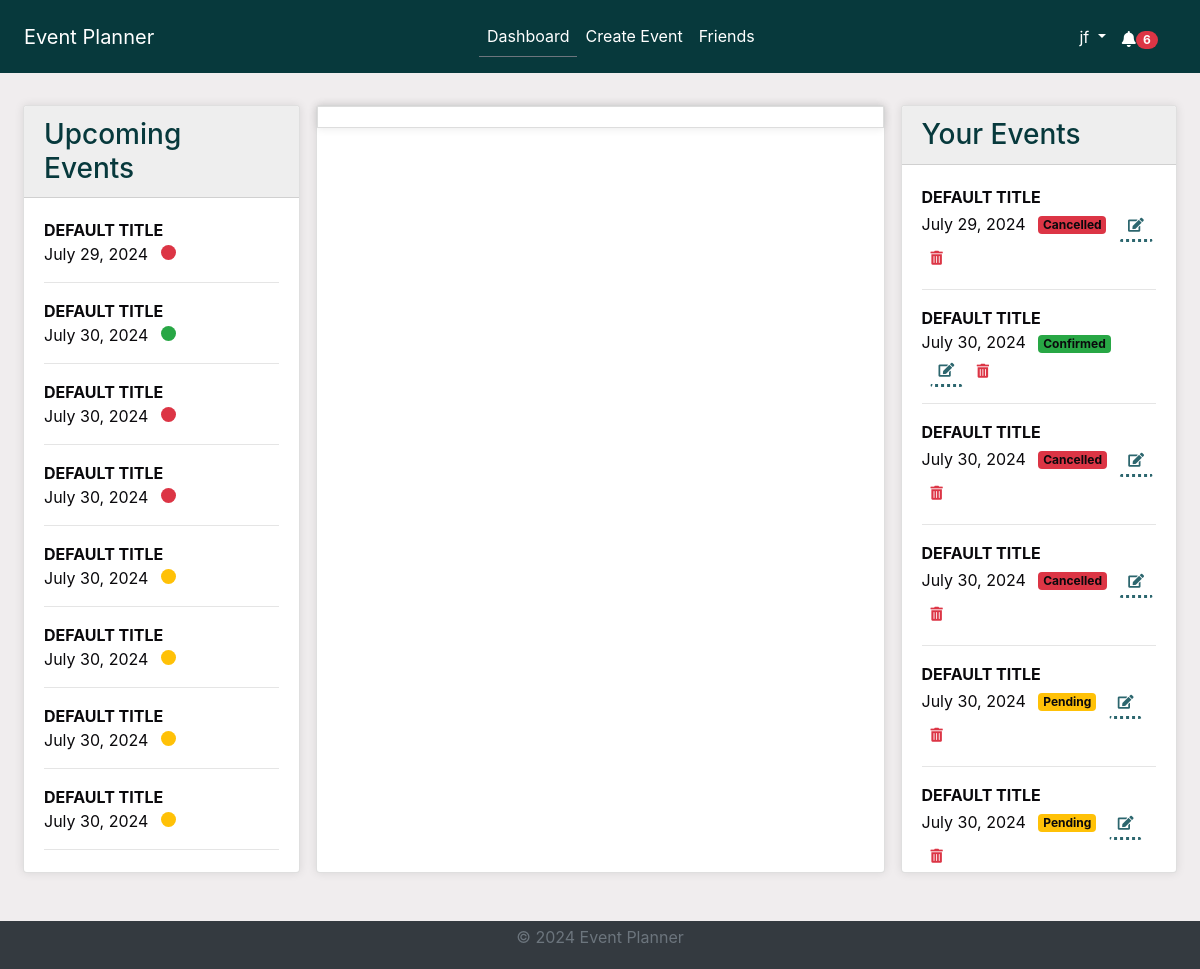
Screenshot of /dashboard/ (signed in) with the database file from the repository.
### events/models.py (models this page shows, shortened)
class Event(models.Model):
    STATUS_CHOICES = [
        ("Pending", "Pending"),
        ("Confirmed", "Confirmed"),
        ("Cancelled", "Cancelled"),
    ]
    title = models.CharField(max_length=100)
    description = models.TextField()
    location = models.CharField(max_length=255)
    created_by = models.ForeignKey(User, on_delete=models.CASCADE)
    proposed_date = models.DateTimeField()
    finalized_date = models.DateTimeField(null=True, blank=True)
    status = models.CharField(
        max_length=20, choices=STATUS_CHOICES, default="Pending"
    )
    created_at = models.DateTimeField(auto_now_add=True)
    updated_at = models.DateTimeField(auto_now=True)

### accounts/views.py (the view)
# urls.py: path("dashboard/", views.dashboard, name="dashboard"),
@login_required
def dashboard(request):
    current_user = request.user
    current_datetime = timezone.now()
    user_created_events = Event.objects.filter(
        created_by=current_user
    ).order_by("proposed_date")
    invited_events = Event.objects.filter(
        invitations__user=current_user
    ).order_by("proposed_date")
    all_events = (
        (user_created_events | invited_events)
        .distinct()
        .order_by("proposed_date")
    )
    upcoming_events = all_events.filter(proposed_date__gte=current_datetime)
    upcoming_events_with_read_status = []
    for event in upcoming_events:
        invitation = Invitation.objects.filter(
            event=event, user=current_user
        ).first()
        unread = invitation.read == False if invitation else False
        response_status = invitation.status if invitation else None
        upcoming_events_with_read_status.append(
            {
                "event": event,
                "unread": unread,
                "response_status": response_status,
            }
        )
    all_events_with_status = []
    for event in all_events:
        invitation = Invitation.objects.filter(
            event=event, user=current_user
        ).first()
        response_status = invitation.status if invitation else None
        all_events_with_status.append(
            {"event": event, "response_status": response_status}
        )
    context = {
        "upcoming_events_with_read_status": upcoming_events_with_read_status,
        "user_events": user_created_events,  # List of events created by the user
        "all_events_with_status": all_events_with_status,  # List of all events for the calendar
    }
    return render(request, "accounts/dashboard.html", context)

### accounts/context_processors.py (called while the page is built)
def google_api_key(request):
    return {"GOOGLE_API_KEY": os.getenv("GOOGLE_API_KEY")}

### notifications/context_processors.py (called while the page is built)
def notifications(request):
    if request.user.is_authenticated:
        all_unread_notifications = Notification.objects.filter(
            user=request.user, read=False
        ).order_by("-created_at")
        unread_count = all_unread_notifications.count()
        recent_unread_notifications = all_unread_notifications[:8]
        return {
            "recent_unread_notifications": recent_unread_notifications,
            "unread_count": unread_count,
        }
    return {}

### accounts/templates/accounts/dashboard.html (shortened to what this page needs)
{% extends 'base.html' %}
{% block content %}
<div class="container-fluid">
    <div class="row d-flex">
        <div class="col-lg-3 d-flex flex-column scrollable-column">
            <div class="card mt-2 mb-2 flex-grow-1">
                <div class="card-header bg-primary text-white">
                    <h3 class="mb-0">Upcoming Events</h3>
                </div>
                <div class="card-body overflow-auto">
                    <ul class="list-unstyled">
                        {% for item in upcoming_events_with_read_status %}
                            <li class="{% if item.response_status == 'Declined' %}text-muted-declined{% endif %}">
                                <strong ><a href="{% url 'event_details' item.event.id %}" class="event-link">{{ item.event.title|upper }}</a></strong>
                                <br>
                                {{ item.event.proposed_date|date:"F j, Y" }}
                                <span id="badge-icon" class="badge badge-{{ item.event.status|lower }} ml-2"> </span>
                            </li>
                            <hr>
                        {% empty %}
                            <li>No upcoming events.</li>
                        {% endfor %}
                    </ul>
                </div>
            </div>
        </div>
        <div class="col-lg-6 d-flex flex-column">
            <div class="card mt-2 mb-2 flex-grow-1">
                <div>
                    <div id="calendar"></div>
                </div>
            </div>
        </div>
        <div class="col-lg-3 d-flex flex-column scrollable-column">
            <div class="card mt-2 mb-2 flex-grow-1">
                <div class="card-header bg-primary text-white">
                    <h3 class="mb-0">Your Events</h3>
                </div>
                <div class="card-body overflow-auto">
                    <ul class="list-unstyled">
                        {% for event in user_events %}
                            <li>
                                <strong><a href="{% url 'event_details' event.id %}" class="event-link">{{ event.title|upper }}</a></strong>
                                <br>
                                {{ event.proposed_date|date:"F j, Y" }}
                                <span class="badge badge-{{ event.status|lower }} ml-2">{{ event.status }}</span>
                                <a href="{% url 'edit_event' event.id %}" class="btn btn-sm btn-outline-primary ml-2"><i class="fas fa-edit"></i></a>
                                <button class="btn btn-sm btn-outline-danger delete-btn" data-event-id="{{ event.id }}"><i class="fas fa-trash-alt"></i></button>
                            </li>
                            <hr>
                        {% empty %}
                            <li>You have not created any events.</li>
                        {% endfor %}
                    </ul>
                </div>
            </div>
        </div>
    </div>
</div>
{% endblock %}

### templates/base.html (shortened to what this page needs)
<!DOCTYPE html>
<html lang="en">
<head>
    {% load static %}
    <link rel="stylesheet" href="https://stackpath.bootstrapcdn.com/bootstrap/4.5.2/css/bootstrap.min.css">
    <link rel="stylesheet" href="{% static 'css/styles.css' %}">
    <link rel="stylesheet" href="https://cdnjs.cloudflare.com/ajax/libs/font-awesome/5.15.4/css/all.min.css">
    <link rel="stylesheet" href="https://cdnjs.cloudflare.com/ajax/libs/fullcalendar/3.10.2/fullcalendar.min.css" />
</head>
<body class="c-app">
    <header class="c-header c-header-light c-header-fixed">
        <nav class="navbar navbar-expand-lg navbar-light">
            <a class="navbar-brand" href="{% url 'home' %}">Event Planner</a>
            <div class="collapse navbar-collapse" id="navbarSupportedContent">
                {% if user.is_authenticated %}
                <ul class="navbar-nav mx-auto">
                    <li class="nav-item {% if request.resolver_match.url_name == 'dashboard' %}active{% endif %}">
                        <a class="nav-link" href="{% url 'dashboard' %}">Dashboard</a>
                    </li>
                    <li class="nav-item {% if request.resolver_match.url_name == 'create_event' %}active{% endif %}">
                        <a class="nav-link" href="{% url 'create_event' %}">Create Event</a>
                    </li>
                    <li class="nav-item {% if request.resolver_match.url_name == 'friends_page' %}active{% endif %}">
                        <a class="nav-link" href="{% url 'friends_page' %}">Friends</a>
                    </li>
                    {% endif %}
                </ul>
                {% if user.is_authenticated %}
                <ul class="navbar-nav d-flex">
                    <li class="nav-item dropdown">
                        <a class="nav-link dropdown-toggle" href="#" id="profileLink" role="button" data-toggle="dropdown" aria-haspopup="true" aria-expanded="false">
                            {{ user.username }}
                        </a>
                    </li>
                </ul>
                {% endif %}
            </div>
            {% if user.is_authenticated %}
                <ul class="navbar-nav ml-auto d-flex">
                    <li class="nav-item">
                        <a class="nav-link" href="#" id="notificationBell" role="button" data-toggle="dropdown" aria-haspopup="true" aria-expanded="false">
                            <i class="fas fa-bell"></i>
                            {% if unread_count > 0 %}
                                <span class="badge badge-pill badge-danger">{{ unread_count }}</span>
                            {% endif %}
                        </a>
                    </li>
                </ul>
            {% endif %}
        </nav>
    </header>
    <main class="c-main">
        <div class="container-fluid">
            <div class="fade-in">
                {% block content %}{% endblock %}
            </div>
        </div>
    </main>
    <footer class="footer py-1">
        <div class="container text-center">
            <p class="text-muted">&copy; 2024 Event Planner</p>
        </div>
    </footer>
</body>
</html>

### static/css/styles.css (style rules this page uses)
* { box-sizing: border-box; }
body, html { margin: 0; padding: 0; font-family: var(--font-family-sans-serif); background-color: var(--background); color: var(--text); height: 100%; }
:root { --primary: #07393c; --secondary: #2C666E; --accent: #90DDF0; --background: #F0EDEE; --text: #0A090C; --heading-bg: #eeeeee; --white: #fff; --gray: #6c757d; --gray-dark: #343a40; --success: #28a745; --info: #17a2b8; --warning: #ffc107; --danger: #dc3545; --light: #f8f9fa; --dark: #343a40; --breakpoint-xs: 0; --breakpoint-sm: 576px; --breakpoint-md: 768px; --breakpoint-lg: 992px; --breakpoint-xl: 1200px; --font-family-sans-serif: -apple-system, BlinkMacSystemFont, "Segoe UI", Roboto, "Helvetica Neue", Arial, "Noto Sans", sans-serif, "Apple Color Emoji", "Segoe UI Emoji", "Segoe UI Symbol", "Noto Color Emoji"; --font-family-monospace: SFMono-Regular, Menlo, Monaco, Consolas, "Liberation Mono", "Courier New", monospace; }
.container-fluid { display: flex; flex-direction: column; min-height: 100vh; }
.row { flex: 1; display: flex; }
.scrollable-column { overflow-y: auto; max-height: 100vh; }
.flex-grow-1 { flex-grow: 1; }
.overflow-auto { overflow: auto; }
.active { border-bottom: 1px solid var(--gray); }
.bg-primary { background-color: var(--primary) !important; }
.btn-outline-success:not(:disabled):not(.disabled):active:focus, .btn-outline-primary:not(:disabled):not(.disabled):active:focus, .btn-outline-danger, .btn-outline-primary.focus, .btn-outline-primary:focus, .btn.focus, .btn:focus { box-shadow: none; }
.btn-outline-primary:not(:disabled):not(.disabled):active, .btn-outline-success:not(:disabled):not(.disabled):active, .btn-outline-success, .btn-outline-primary { color: var(--secondary); border-color: transparent; border-bottom: 3px dotted var(--secondary); background-color: transparent; }
.btn-outline-danger { border-color: transparent; }
header { background-color: var(--primary) !important; color: var(--white) !important; padding: .5rem !important; margin-bottom: 1rem !important; }
header a, header .navbar-brand, header .nav-link { color: var(--white) !important; }
.card-header { background-color: var(--heading-bg) !important; color: var(--primary) !important; }
footer { background-color: var(--dark) !important; color: var(--white) !important; padding: 1px 0px !important; padding-top: 0 !important; padding-bottom: 0 !important; margin-top: 2rem !important; text-align: center !important; margin-top: auto; }
.container-fluid>.row>div { margin: 0; padding: 0.5rem; }
#calendar { flex: 1; max-width: 100%; max-height: 100%; margin: 0; border: 1px solid #ddd; padding: 10px; box-shadow: 0 0 10px rgba(0, 0, 0, .1); }
.event-link { color: var(--text) !important; text-decoration: none !important; }
.badge-confirmed { background-color: var(--success) !important; }
.badge-pending { background-color: var(--warning) !important; }
.badge-cancelled { background-color: var(--danger) !important; }
.add-btn, .delete-btn, .edit-btn, .invite-btn { margin: 0; }
#badge-icon { height: 15px; width: 15px; border-radius: 50%; }
.card { box-shadow: 0 0 10px rgba(0, 0, 0, .1); min-height: 50%; }
.navbar-nav.mx-auto { flex: 1; justify-content: center; }
#notificationBell { margin-right: 10px; padding-top: .9rem; display: flex; justify-content: flex-end; }

### rows the page displays
Event: event "DEFAULT TITLE", event.proposed_date "July 29, 2024", title "DEFAULT TITLE", proposed_date "July 29, 2024", status "Cancelled"
Event: event "DEFAULT TITLE", event.proposed_date "July 30, 2024", title "DEFAULT TITLE", proposed_date "July 30, 2024", status "Confirmed"
Event: event "DEFAULT TITLE", event.proposed_date "July 30, 2024", title "DEFAULT TITLE", proposed_date "July 30, 2024", status "Cancelled"
Event: event "DEFAULT TITLE", event.proposed_date "July 30, 2024", title "DEFAULT TITLE", proposed_date "July 30, 2024", status "Cancelled"
Event: event "DEFAULT TITLE", event.proposed_date "July 30, 2024", title "DEFAULT TITLE", proposed_date "July 30, 2024", status "Pending"
Event: event "DEFAULT TITLE", event.proposed_date "July 30, 2024", title "DEFAULT TITLE", proposed_date "July 30, 2024", status "Pending"
Event: event "DEFAULT TITLE", event.proposed_date "July 30, 2024"
Event: event "DEFAULT TITLE", event.proposed_date "July 30, 2024"

### other values shown
{{ user.username }} "jf"
{{ unread_count }} "6"
